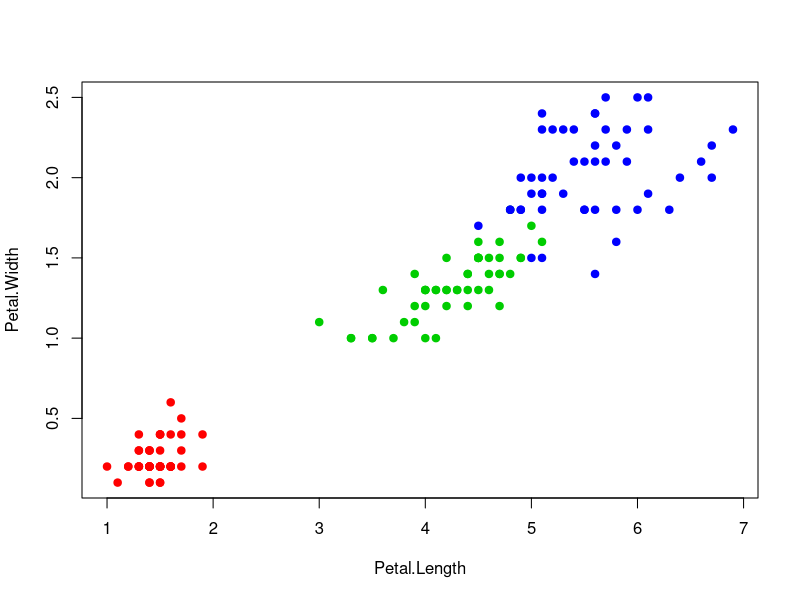
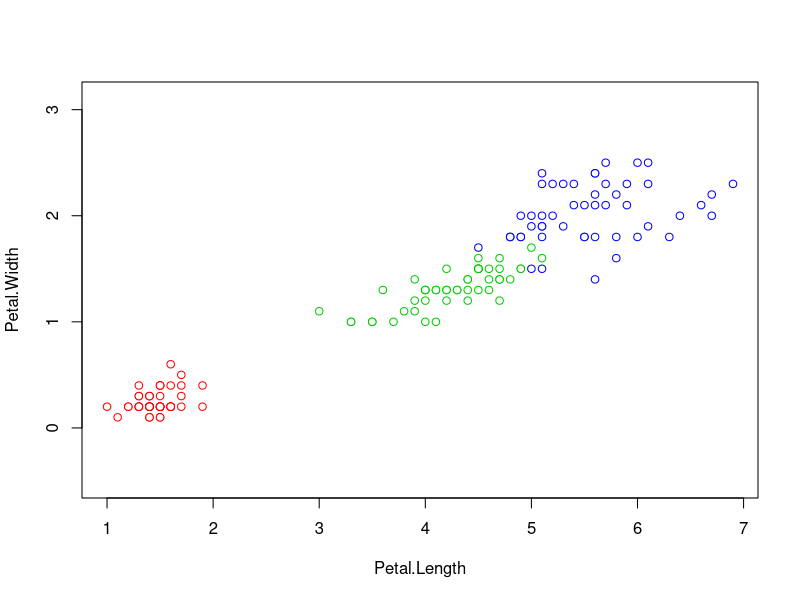

Generate these figures, in order, with R: (Note: this script raises an error after producing the figures.)
colors <- c("setosa" = "red", "versicolor" = "green3", "virginica" = "blue")
plot(iris[, 3:4], pch = 21, bg = colors[iris$Species], col = colors[iris$Species])
## Евклидово расстояние
euclideanDistance <- function(u, v)
{
  sqrt(sum((u - v)^2))
}
## Сортируем объекты согласно расстояния до объекта z
sortObjectsByDist <- function(xl, z, metricFunction = euclideanDistance)
{
  l <- dim(xl)[1]
  n <- dim(xl)[2] - 1
  ## Создаём матрицу расстояний
  distances <- matrix(NA, l, 2)
  for (i in 1:l)
  {
    distances[i, ] <- c(i, metricFunction(xl[i, 1:n], z))
  }
  ## Сортируем
  orderedXl <- xl[order(distances[, 2]), ]
  return (orderedXl);
}
## Применяем метод kNN
kNN <- function(xl, z, k)
{
  ## Сортируем выборку согласно классифицируемого объекта
  orderedXl <- sortObjectsByDist(xl, z)
  n <- dim(orderedXl)[2] - 1
  ## Получаем классы первых k соседей
  classes <- orderedXl[1:k, n + 1]
  ## Составляем таблицу встречаемости каждого класса
  counts <- table(classes)
  ## Находим класс, который доминирует среди первых k соседей
  class <- names(which.max(counts))
  return (class)
}


## Рисуем выборку
colors <- c("setosa" = "red", "versicolor" = "green3","virginica" = "blue")
plot(iris[, 3:4], pch = 21, bg = "white", col
     = colors[iris$Species], asp = 1)
## Классификация 10 заданных объектов
for (i in 1:10)
{
  z <- c(runif(10,0,7),runif(10,0,7))
  xl <- iris[, 3:5]
  class <- kNN(xl, z, k)
  points(z[1], z[2], pch = 21, bg = colors[class], asp = 1)
}
